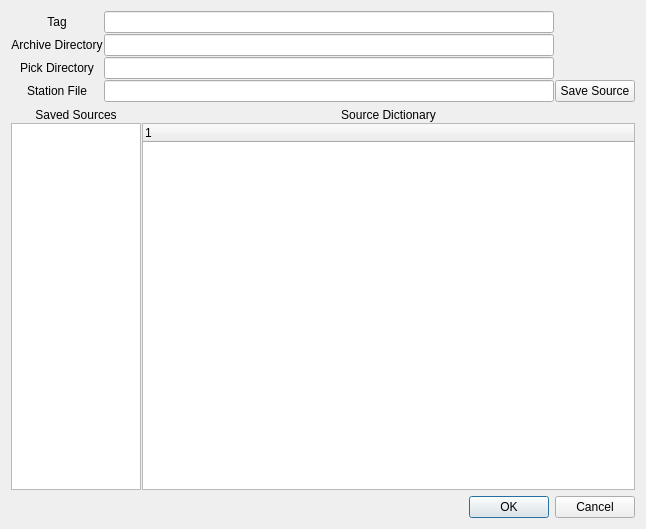
<?xml version="1.0" encoding="UTF-8"?>
<ui version="4.0">
 <class>CsDialog</class>
 <widget class="QDialog" name="CsDialog">
  <property name="geometry">
   <rect>
    <x>0</x>
    <y>0</y>
    <width>646</width>
    <height>529</height>
   </rect>
  </property>
  <property name="maximumSize">
   <size>
    <width>16777215</width>
    <height>16777215</height>
   </size>
  </property>
  <property name="windowTitle">
   <string>Change Source</string>
  </property>
  <layout class="QVBoxLayout" name="verticalLayout">
   <item>
    <layout class="QGridLayout" name="csLineEditLayout">
     <property name="spacing">
      <number>1</number>
     </property>
     <item row="3" column="0">
      <widget class="QLabel" name="csStationLabel">
       <property name="text">
        <string>Station File</string>
       </property>
       <property name="alignment">
        <set>Qt::AlignCenter</set>
       </property>
      </widget>
     </item>
     <item row="2" column="0">
      <widget class="QLabel" name="csPickLabel">
       <property name="text">
        <string>Pick Directory</string>
       </property>
       <property name="alignment">
        <set>Qt::AlignCenter</set>
       </property>
      </widget>
     </item>
     <item row="3" column="1">
      <widget class="DblClickLineEdit" name="csStationLineEdit"/>
     </item>
     <item row="0" column="1">
      <widget class="QLineEdit" name="csTagLineEdit"/>
     </item>
     <item row="2" column="1">
      <widget class="DblClickLineEdit" name="csPickLineEdit"/>
     </item>
     <item row="0" column="0">
      <widget class="QLabel" name="csTagLabel">
       <property name="text">
        <string>Tag</string>
       </property>
       <property name="alignment">
        <set>Qt::AlignCenter</set>
       </property>
      </widget>
     </item>
     <item row="1" column="0">
      <widget class="QLabel" name="csArchiveLabel">
       <property name="text">
        <string>Archive Directory</string>
       </property>
       <property name="alignment">
        <set>Qt::AlignCenter</set>
       </property>
      </widget>
     </item>
     <item row="1" column="1">
      <widget class="DblClickLineEdit" name="csArchiveLineEdit"/>
     </item>
     <item row="3" column="2">
      <widget class="QPushButton" name="csSaveSourceButton">
       <property name="sizePolicy">
        <sizepolicy hsizetype="Preferred" vsizetype="Fixed">
         <horstretch>0</horstretch>
         <verstretch>0</verstretch>
        </sizepolicy>
       </property>
       <property name="maximumSize">
        <size>
         <width>16777215</width>
         <height>16777215</height>
        </size>
       </property>
       <property name="layoutDirection">
        <enum>Qt::LeftToRight</enum>
       </property>
       <property name="text">
        <string>Save Source</string>
       </property>
      </widget>
     </item>
    </layout>
   </item>
   <item>
    <layout class="QGridLayout" name="csLowerLayout" columnstretch="1,4">
     <property name="spacing">
      <number>1</number>
     </property>
     <item row="1" column="0">
      <widget class="QLabel" name="csSaveSourceLabel">
       <property name="text">
        <string>Saved Sources</string>
       </property>
       <property name="alignment">
        <set>Qt::AlignCenter</set>
       </property>
      </widget>
     </item>
     <item row="2" column="0">
      <widget class="KeyListWidget" name="csSaveSourceList">
       <property name="sizePolicy">
        <sizepolicy hsizetype="MinimumExpanding" vsizetype="Expanding">
         <horstretch>0</horstretch>
         <verstretch>0</verstretch>
        </sizepolicy>
       </property>
       <property name="minimumSize">
        <size>
         <width>130</width>
         <height>0</height>
        </size>
       </property>
      </widget>
     </item>
     <item row="1" column="1">
      <widget class="QLabel" name="csSourceDictLabel">
       <property name="text">
        <string>Source Dictionary</string>
       </property>
       <property name="alignment">
        <set>Qt::AlignCenter</set>
       </property>
      </widget>
     </item>
     <item row="2" column="1">
      <widget class="SourceDictWidget" name="sourceDictWidget"/>
     </item>
    </layout>
   </item>
   <item>
    <widget class="QDialogButtonBox" name="buttonBox">
     <property name="orientation">
      <enum>Qt::Horizontal</enum>
     </property>
     <property name="standardButtons">
      <set>QDialogButtonBox::Cancel|QDialogButtonBox::Ok</set>
     </property>
    </widget>
   </item>
  </layout>
 </widget>
 <customwidgets>
  <customwidget>
   <class>KeyListWidget</class>
   <extends>QListWidget</extends>
   <header>CustomWidgets.h</header>
  </customwidget>
  <customwidget>
   <class>DblClickLineEdit</class>
   <extends>QLineEdit</extends>
   <header>CustomWidgets.h</header>
  </customwidget>
  <customwidget>
   <class>SourceDictWidget</class>
   <extends>QTreeWidget</extends>
   <header>CustomWidgets.h</header>
  </customwidget>
 </customwidgets>
 <tabstops>
  <tabstop>csTagLineEdit</tabstop>
  <tabstop>csArchiveLineEdit</tabstop>
  <tabstop>csPickLineEdit</tabstop>
  <tabstop>csStationLineEdit</tabstop>
  <tabstop>csSaveSourceButton</tabstop>
  <tabstop>csSaveSourceList</tabstop>
  <tabstop>buttonBox</tabstop>
 </tabstops>
 <resources/>
 <connections>
  <connection>
   <sender>buttonBox</sender>
   <signal>accepted()</signal>
   <receiver>CsDialog</receiver>
   <slot>accept()</slot>
   <hints>
    <hint type="sourcelabel">
     <x>248</x>
     <y>254</y>
    </hint>
    <hint type="destinationlabel">
     <x>157</x>
     <y>274</y>
    </hint>
   </hints>
  </connection>
  <connection>
   <sender>buttonBox</sender>
   <signal>rejected()</signal>
   <receiver>CsDialog</receiver>
   <slot>reject()</slot>
   <hints>
    <hint type="sourcelabel">
     <x>316</x>
     <y>260</y>
    </hint>
    <hint type="destinationlabel">
     <x>286</x>
     <y>274</y>
    </hint>
   </hints>
  </connection>
 </connections>
</ui>
